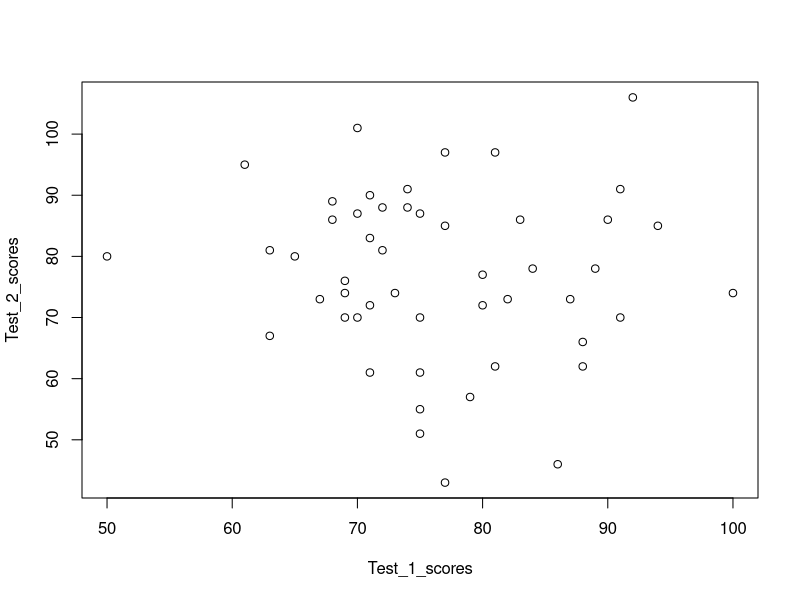
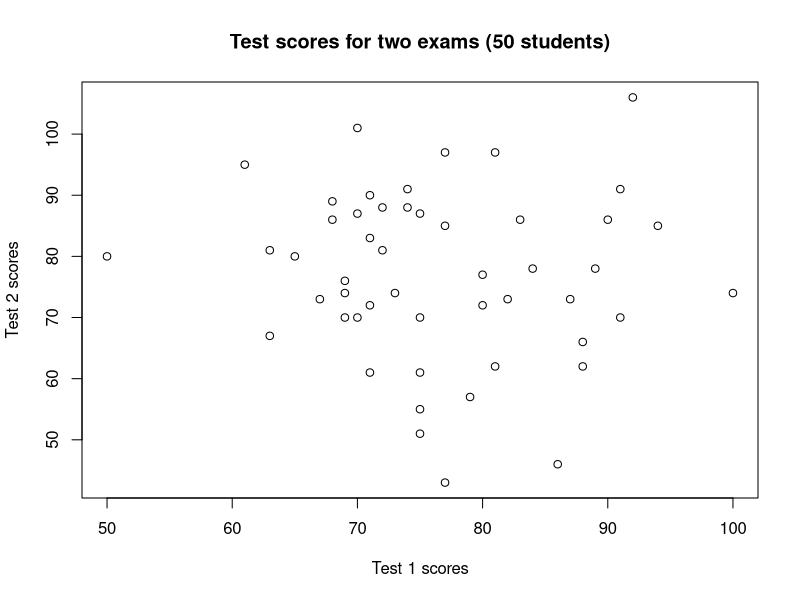
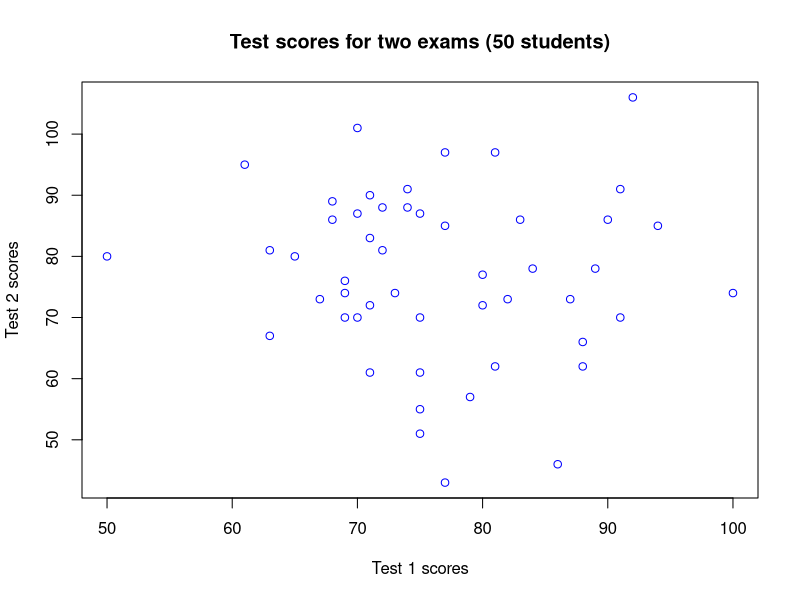

Recreate these plots in R, in order.
set.seed(2016)  # There is a typo in the video (set.seed=2016)

Test_1_scores=round(rnorm(50, 78, 10))

Test_2_scores=round(rnorm(50, 78, 14))

plot(Test_2_scores~Test_1_scores)

plot(Test_2_scores~Test_1_scores, main='Test scores for two exams (50 students)', xlab='Test 1 scores', ylab='Test 2 scores')
plot(Test_2_scores~Test_1_scores, main='Test scores for two exams (50 students)', xlab='Test 1 scores', ylab='Test 2 scores', col='blue')